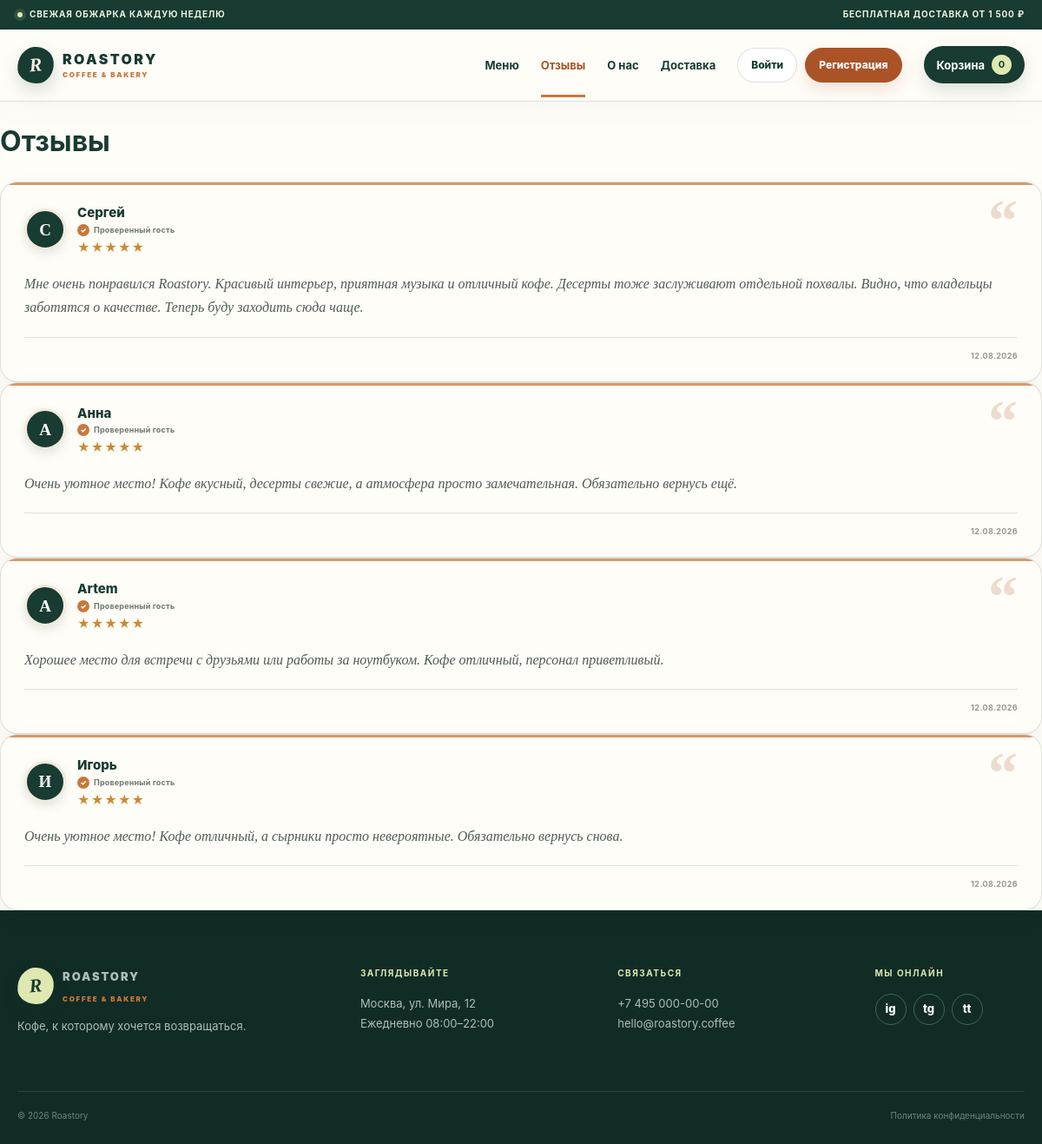
The app's page /reviews/ with its own data.
### cafe/models.py (models this page shows, shortened)
class Review(models.Model):
    user = models.ForeignKey(
        User,
        on_delete=models.CASCADE,
        related_name="reviews",
    )
    rating = models.PositiveSmallIntegerField(
        "Оценка",
        validators=[
            MinValueValidator(1),
            MaxValueValidator(5),
        ],
    )
    text = models.TextField(
        "Отзыв",
        max_length=1000,
    )
    is_approved = models.BooleanField(
        "Опубликован",
        default=False,
    )
    created_at = models.DateTimeField(
        "Дата",
        auto_now_add=True,
    )
    class Meta:
        ordering = (
            "-created_at",
        )
        verbose_name = "Отзыв"
        verbose_name_plural = "Отзывы"

### cafe/views.py (the view)
def reviews(request):
    published = (
        Review.objects
        .filter(is_approved=True)
        .select_related("user")
    )
    form = (
        ReviewForm()
        if request.user.is_authenticated
        else None
    )
    context = {
        "reviews": published,
        "form": form,
    }
    return render(
        request,
        "cafe/reviews.html",
        context,
    )

### cafe/context_processors.py (called while the page is built)
def cart_summary(request):
    return {
        "cart_count": 0,
    }

### templates/cafe/reviews.html (shortened to what this page needs)
{% extends "base.html" %}
{% block content %}
<h1>Отзывы</h1>
{% if reviews %}
{% for review in reviews %}
{% include "cafe/_review_card.html" %}
{% endfor %}
{% else %}
<p>Пока нет опубликованных отзывов ☕</p>
{% endif %}
{% endblock %}

### templates/cafe/_review_card.html
<div class="review-card">
    <div class="review-card__header">
        <div class="review-card__user">
            <div class="review-card__avatar">
                {{ review.user.username|first|upper }}
            </div>
            <div class="review-card__info">
                <div class="review-card__name">
                    {{ review.user }}
                </div>
                <div class="review-card__verified">
                    <span>✓</span>
                    Проверенный гость
                </div>
                <div class="review-card__rating">
                    {% for i in "12345" %}
                        {% if forloop.counter <= review.rating %}
                            <span class="star star--active">★</span>
                        {% else %}
                            <span class="star">☆</span>
                        {% endif %}
                    {% endfor %}
                </div>
            </div>
        </div>
        <div class="review-card__quote">“</div>
    </div>
    <p class="review-card__text">
        {{ review.text }}
    </p>
    {% if review.created_at %}
        <div class="review-card__footer">
            <time datetime="{{ review.created_at|date:'Y-m-d' }}">
                {{ review.created_at|date:"d.m.Y" }}
            </time>
        </div>
    {% endif %}
</div>

### records on screen
Review: user.username|first "С", user "Сергей", rating 5 (drawn), text "Мне очень понравился Roastory. Красивый интерьер, приятная музыка и отличный кофе. Десерты тоже заслуживают отдельной похвалы. Видно, что владельцы заботятся о качестве. Теперь буду заходить сюда чаще.", created_at "12.08.2026"
Review: user.username|first "А", user "Анна", rating 5 (drawn), text "Очень уютное место! Кофе вкусный, десерты свежие, а атмосфера просто замечательная. Обязательно вернусь ещё.", created_at "12.08.2026"
Review: user.username|first "A", user "Artem", rating 5 (drawn), text "Хорошее место для встречи с друзьями или работы за ноутбуком. Кофе отличный, персонал приветливый.", created_at "12.08.2026"
Review: user.username|first "И", user "Игорь", rating 5 (drawn), text "Очень уютное место! Кофе отличный, а сырники просто невероятные. Обязательно вернусь снова.", created_at "12.08.2026"

### other values on screen
{{ cart_count }} "0"
